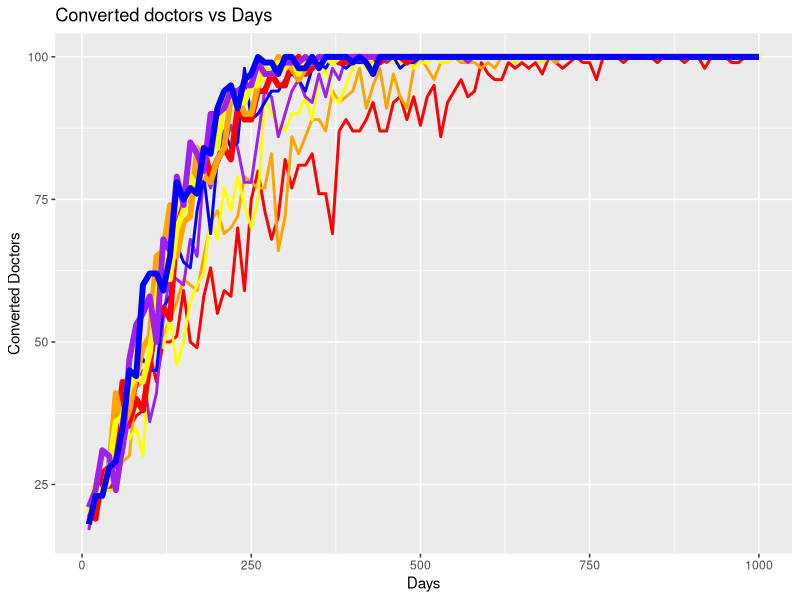

The R source for this figure:
# Homework 6
# Stat 133, Lec 2, Spring 2015
# Due : Friday March 20th by 5 pm
# Review the slides on simulations for this assignment.
# Consider the following model on use of a new drug:
# We have a population of doctors, population size : <n.doctors>
# Every doctor has either adopted the use of a new drug, or not (0/1 status)
# Now write a function that runs a simulation for a period of :
# <n.days> where
# - every day exactly two _random_ doctors meet
# - if one has adopted but the other one has not then the
#   holdout adopts the use of the drug with probability p
# Return a matrix that shows for each day which doctors have adopted
# the use of the drug.
# Input varibles are
# <n.days> : the number of days the simulation should be run for
# <n.doctors> : total number of doctors
# <initial.doctors> : a 0/1 vector of length <n.doctors>, 1 for adopters
# <p> : the probability that the non-adopter adopts the drug.
# Ouput variable
# <has_adopted> : matrix with <n.doctors> rows and <n.days> columns
#                 i.e. one row for each doctor
#                 the entries are 0 for days where the doctor is a
#                 non-adopter, else 1 (so once a row turns to 1 it stays as 1).
library("ggplot2")
sim.doctors <- function(initial.doctors, n.doctors, n.days, p){
	if (p>1 | p<0){
		stop("Invalid p value.")
	}
	if (length(initial.doctors)!=n.doctors){
		stop("Length of initial doctors not equal to the number of doctors.")
	}
	has.adopted=matrix(data=initial.doctors,nrow=n.doctors,ncol=n.days)
	for (i in seq(1,n.days)){
		doctors=sample(seq(1,length(initial.doctors)),2)
		if (initial.doctors[doctors[1]]!=initial.doctors[doctors[2]]){
			if (initial.doctors[doctors[1]]==0){
				initial.doctors[doctors[1]]=sample(c(0,1),prob=c(1-p,p),1)
				has.adopted[c(doctors[1]),seq(i,n.days)]=1
			} else {
				initial.doctors[doctors[2]]=sample(c(0,1),prob=c(1-p,p),1)
				has.adopted[c(doctors[2]),seq(i,n.days)]=1
			}
		}
	}
	return(has.adopted)
}
set.seed(42)
initial.doctors=sample(c(0,1),prob=c(0.9,0.1),size=100,rep=TRUE)
simulate=function(days=seq(10,1000,10),initial_doctors=initial.doctors,p){
	n.doctors=c()
	for (i in days){
		converted=0 ; has.adopted=sim.doctors(initial_doctors,length(initial_doctors),i,p)
		for (j in seq(1,nrow(has.adopted))){
			if (1 %in% (has.adopted[j,])){
				converted=converted+1
			}
		}
		n.doctors[i/(days[2]-days[1])]=converted
	}
	return(list(days,n.doctors))
}
data1=simulate(p=0.1)
data2=simulate(p=0.2)
data3=simulate(p=0.3)
data4=simulate(p=0.4)
data5=simulate(p=0.5)
data6=simulate(p=0.6)
data7=simulate(p=0.7)
data8=simulate(p=0.8)
data9=simulate(p=0.9)
data10=simulate(p=1)

gplot=ggplot()
gplot=gplot+geom_line(size=1,aes(x=data1[[1]], y=data1[[2]]),color="Red")
gplot=gplot+geom_line(size=1,aes(x=data2[[1]], y=data2[[2]]),color="Orange")
gplot=gplot+geom_line(size=1,aes(x=data3[[1]], y=data3[[2]]),color="Yellow")
gplot=gplot+geom_line(size=1,aes(x=data4[[1]], y=data4[[2]]),color="Purple")
gplot=gplot+geom_line(size=1,aes(x=data5[[1]], y=data5[[2]]),color="Blue")
gplot=gplot+geom_line(size=2,aes(x=data6[[1]], y=data6[[2]]),color="Red")
gplot=gplot+geom_line(size=2,aes(x=data7[[1]], y=data7[[2]]),color="Orange")
gplot=gplot+geom_line(size=2,aes(x=data8[[1]], y=data8[[2]]),color="Yellow")
gplot=gplot+geom_line(size=2,aes(x=data9[[1]], y=data9[[2]]),color="Purple")
gplot=gplot+geom_line(size=2,aes(x=data10[[1]], y=data10[[2]]),color="Blue")
gplot=gplot+xlab("Days")+ylab("Converted Doctors")+ggtitle("Converted doctors vs Days")
gplot
